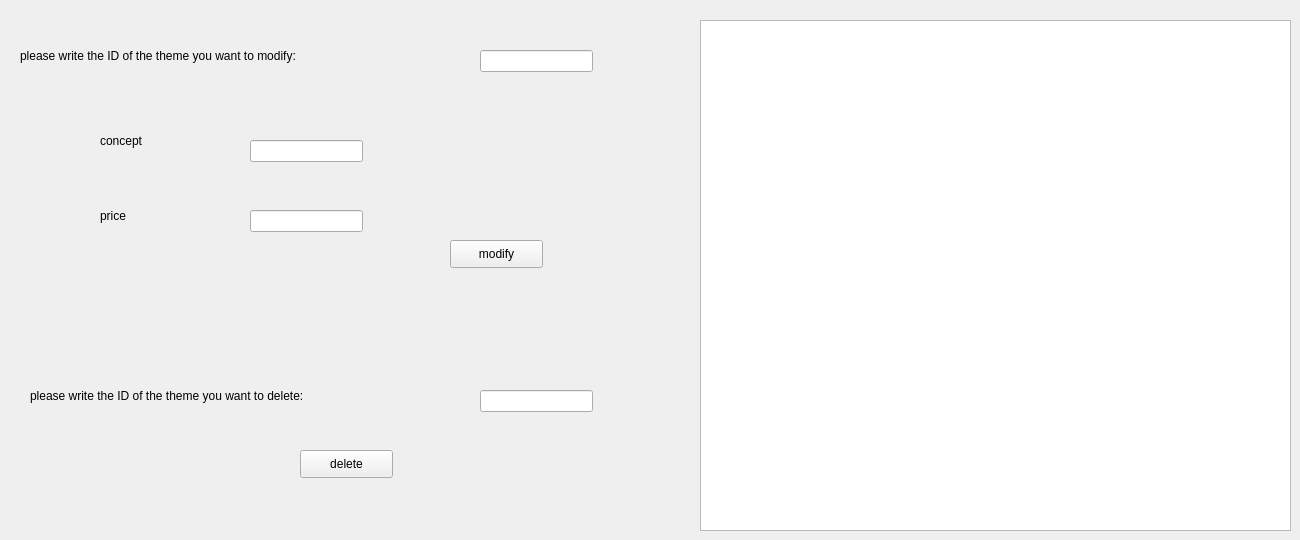
     <widget class="QWidget" name="tab_35">
      <attribute name="title">
       <string>delete/modify</string>
      </attribute>
      <widget class="QLabel" name="label_89">
       <property name="geometry">
        <rect>
         <x>20</x>
         <y>30</y>
         <width>431</width>
         <height>51</height>
        </rect>
       </property>
       <property name="text">
        <string>please write the ID of the theme you want to modify:</string>
       </property>
      </widget>
      <widget class="QLineEdit" name="IDtheme_modif">
       <property name="geometry">
        <rect>
         <x>480</x>
         <y>50</y>
         <width>113</width>
         <height>22</height>
        </rect>
       </property>
      </widget>
      <widget class="QLineEdit" name="concepttheme_modif">
       <property name="geometry">
        <rect>
         <x>250</x>
         <y>140</y>
         <width>113</width>
         <height>22</height>
        </rect>
       </property>
      </widget>
      <widget class="QLineEdit" name="pricetheme_modif">
       <property name="geometry">
        <rect>
         <x>250</x>
         <y>210</y>
         <width>113</width>
         <height>22</height>
        </rect>
       </property>
      </widget>
      <widget class="QTableView" name="table_theme1">
       <property name="geometry">
        <rect>
         <x>700</x>
         <y>20</y>
         <width>591</width>
         <height>511</height>
        </rect>
       </property>
      </widget>
      <widget class="QPushButton" name="modifier_theme">
       <property name="geometry">
        <rect>
         <x>450</x>
         <y>240</y>
         <width>93</width>
         <height>28</height>
        </rect>
       </property>
       <property name="text">
        <string>modify</string>
       </property>
      </widget>
      <widget class="QLabel" name="label_90">
       <property name="geometry">
        <rect>
         <x>30</x>
         <y>360</y>
         <width>471</width>
         <height>71</height>
        </rect>
       </property>
       <property name="text">
        <string>please write the ID of the theme you want to delete:</string>
       </property>
      </widget>
      <widget class="QLineEdit" name="IDtheme_delete">
       <property name="geometry">
        <rect>
         <x>480</x>
         <y>390</y>
         <width>113</width>
         <height>22</height>
        </rect>
       </property>
      </widget>
      <widget class="QPushButton" name="pushButton_43">
       <property name="geometry">
        <rect>
         <x>300</x>
         <y>450</y>
         <width>93</width>
         <height>28</height>
        </rect>
       </property>
       <property name="text">
        <string>delete</string>
       </property>
      </widget>
      <widget class="QLabel" name="label_131">
       <property name="geometry">
        <rect>
         <x>100</x>
         <y>130</y>
         <width>81</width>
         <height>21</height>
        </rect>
       </property>
       <property name="text">
        <string>concept</string>
       </property>
      </widget>
      <widget class="QLabel" name="label_132">
       <property name="geometry">
        <rect>
         <x>100</x>
         <y>200</y>
         <width>56</width>
         <height>31</height>
        </rect>
       </property>
       <property name="text">
        <string>price</string>
       </property>
      </widget>
     </widget>
